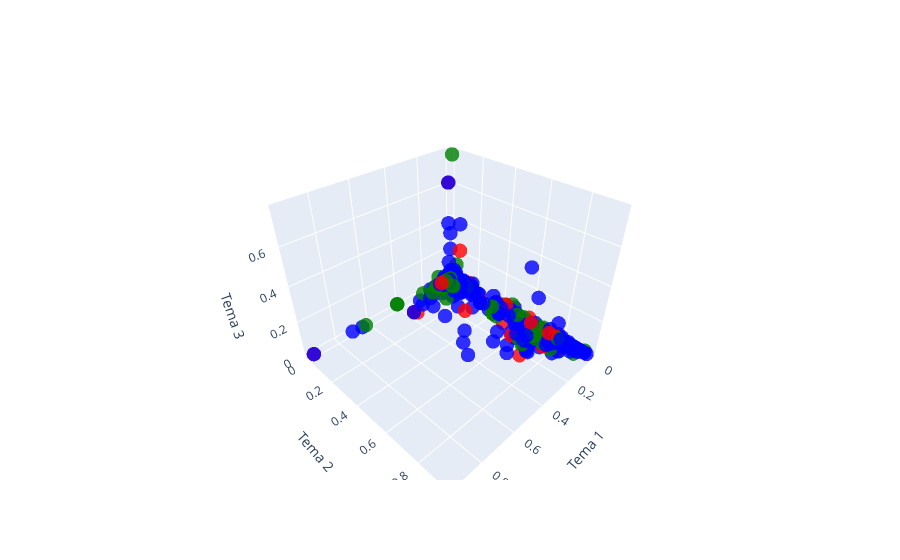

The code cell stored with this chart in its notebook:
### Code cell
import plotly.graph_objects as go

# Definir los colores correspondientes a cada tema
colors = ['green', 'blue', 'red']

# Extraer las coordenadas en cada eje
x_coords = []
y_coords = []
z_coords = []
dominant_topics = []


for sublist in document_topic_list:
    x_coords.append(sublist[0][1])
    y_coords.append(sublist[1][1])
    z_coords.append(sublist[2][1])
    a = max(sublist[0][1],sublist[1][1],sublist[2][1])
    for i in range(0,3):
        if sublist[i][1] == a:
            dominant_topics.append(i)
            
    

# Obtener el tema dominante para cada punto



#dominant_topics = [max(sublist[1]) for sublist in document_topic_list]

# Crear una figura 3D interactiva
fig = go.Figure(data=[go.Scatter3d(
    x=x_coords,
    y=y_coords,
    z=z_coords,
    mode='markers',
    marker=dict(
        size=5,
        color=[colors[topic] for topic in dominant_topics],
        opacity=0.8
    )
)])

# Configurar las etiquetas de los ejes
fig.update_layout(scene=dict(
    xaxis_title='Tema 1',
    yaxis_title='Tema 2',
    zaxis_title='Tema 3'
))

# Mostrar la figura interactiva
fig.show()


# Azul = tema 1
# Red = tema 2
# Green = tema 3

### Figure 1 — Plotly figure (JSON) as saved in the notebook; plotly's stock layout.template omitted (floating-point values rounded to 4 significant figures; data arrays with more than 128 entries replaced by an {"elided": "..."} marker saying what was removed)
{"data": [{"marker": {"color": {"elided": "698 str values"}, "opacity": 0.8, "size": 5}, "mode": "markers", "type": "scatter3d", "x": {"elided": "616 float values"}, "y": {"elided": "616 float values"}, "z": {"elided": "616 float values"}}], "layout": {"scene": {"xaxis": {"title": {"text": "Tema 1"}}, "yaxis": {"title": {"text": "Tema 2"}}, "zaxis": {"title": {"text": "Tema 3"}}}}}
